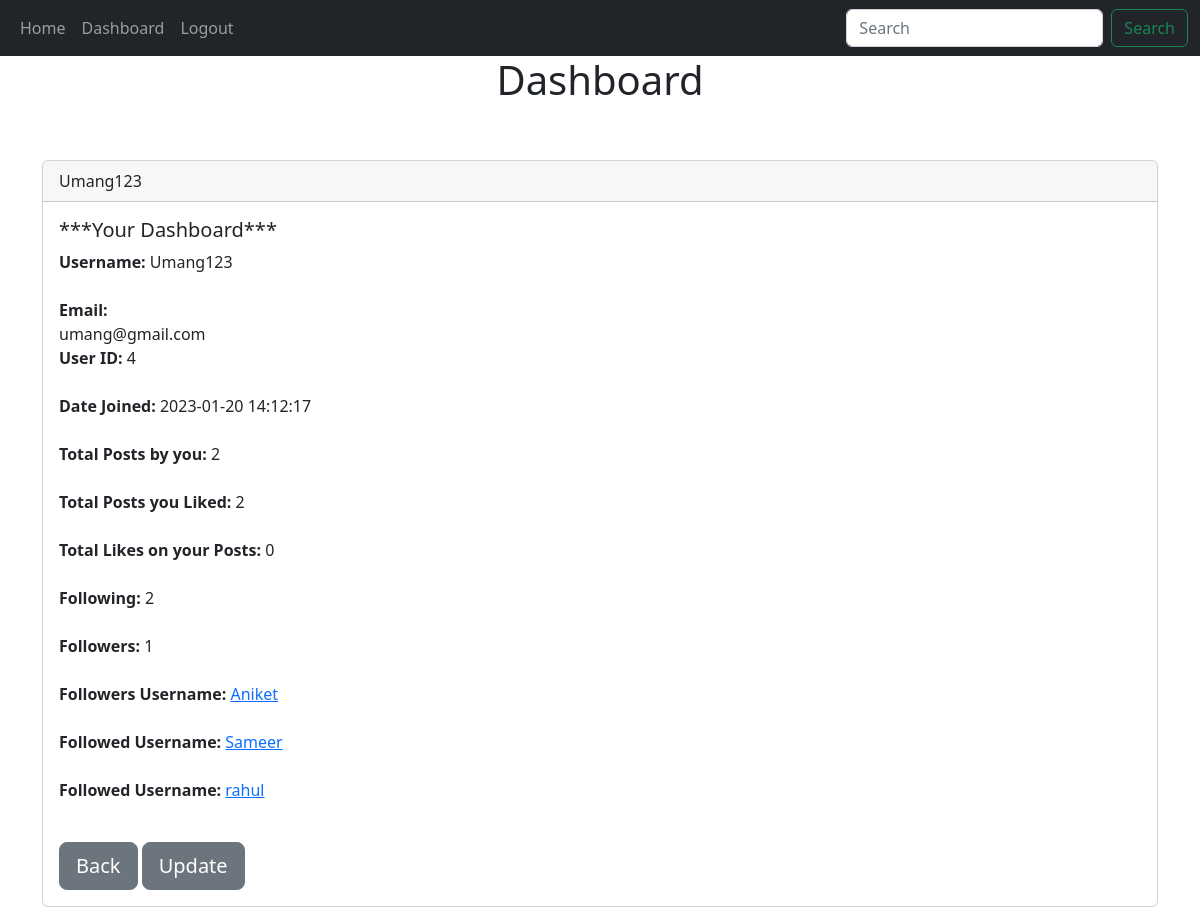
The app's page /dashboard (signed in) with its own data.
### website/models.py (models this page shows, shortened)
class User(db.Model,UserMixin):
    id = db.Column(db.Integer, primary_key=True)
    email=db.Column(db.String(150), unique=True)
    username=db.Column(db.String(150), unique=True)
    password=db.Column(db.String(150))
    date_created=db.Column(db.DateTime(timezone=True), default=func.now())
    posts=db.relationship('Post',backref='user',passive_deletes=True)
    comments=db.relationship('Comment',backref='user',passive_deletes=True)
    followed=db.relationship('Followers',foreign_keys=[Followers.follower_id],backref=db.backref('follower', lazy='joined'),lazy='dynamic', cascade='all, delete-orphan')
    follower=db.relationship('Followers', foreign_keys=[Followers.followed_id],backref=db.backref('followed', lazy='joined'),lazy='dynamic', cascade='all, delete-orphan')
    post_liked=db.relationship("Like",backref='user',passive_deletes=True)

### website/views.py (the view)
@views.route("/dashboard")
@login_required
def dashboard():
    follower = User.query.filter(User.id.in_(follower.follower_id for follower in current_user.follower)).all()
    followed=User.query.filter(User.id.in_(followed.followed_id for followed in current_user.followed)).all()
    followed_count =current_user.followed.count()
    follower_count =current_user.follower.count()
    posts=current_user.posts
    likes = Like.query.filter(Like.post_id.in_([p.id for p in current_user.posts])).filter(Like.author == current_user.id).count()
    return  render_template("dashboard.html", user=current_user,followed_count=followed_count,follower_count=follower_count,posts=posts,follower=follower,post=Post,followed=followed,likes=likes)

### website/templates/dashboard.html (shortened to what this page needs)
{% extends "base.html" %}
{% block content   %}
<h1 align="center">Dashboard</h1>
<br><br>
<div class="card">
    <div class="card-header">
        {{ current_user.username }}
    </div>
    <div class="card-body">
      <h5 class="card-title">***Your Dashboard***</h5>
      <p class="card-text">
        <strong>Username: </strong>{{ current_user.username }}<br><br>
        <strong>Email: </strong><br>{{ current_user.email }}<br>
        <strong>User ID: </strong>{{ current_user.id }}<br><br>
        <strong>Date Joined: </strong>{{ current_user.date_created }}<br><br>
        <strong>Total Posts by you: </strong>{{ current_user.posts|length }}<br><br>
        <strong>Total Posts you Liked: </strong>{{ current_user.post_liked|length }}<br><br>
        <strong>Total Likes on your Posts: </strong>{{ likes }}<br><br>
        <strong>Following: </strong>{{ followed_count }}<br><br>
        <strong>Followers: </strong>{{ follower_count }}<br><br>
        {% for follower in follower %}
        <strong>Followers Username:</strong> <a href="/posts/{{ follower.username }}">{{ follower.username }}</a><br><br>
        {% endfor %}
        {% for followed in followed %}
        <strong>Followed Username:</strong> <a href="/posts/{{ followed.username }}">{{ followed.username }}</a><br><br>
        {% endfor %}
      </p>
      <a href="/home" class="btn btn-lg btn-secondary" type="submit">Back</button></a>
      <a href="/edit_detail/{{ user.id }}" class="btn btn-lg btn-secondary" type="submit">Update</button></a>
    </div>
  </div>
</div>
{% endblock %}

### records on screen
User: username "Umang123", email "umang@gmail.com", id "4", date_created "2023-01-20 14:12:17"
User: username "Aniket"
User: username "Sameer"
User: username "rahul"

### other values on screen
{{ current_user.posts|length }} "2"
{{ current_user.post_liked|length }} "2"
{{ likes }} "0"
{{ followed_count }} "2"
{{ follower_count }} "1"
